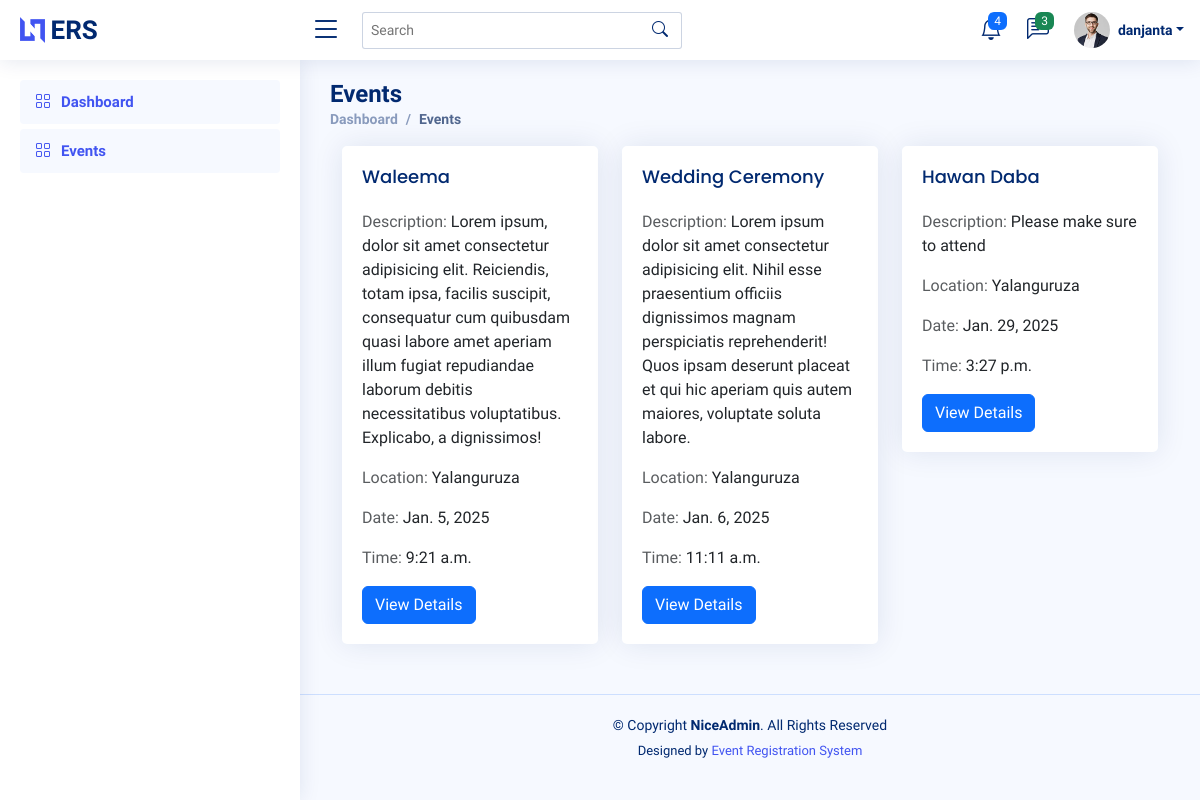
Screenshot of /events/ (signed in) with the database file from the repository.
### events/models.py (models this page shows, shortened)
class Event(models.Model):
    title = models.CharField(max_length=50)
    description = models.TextField()
    date = models.DateField()
    time = models.TimeField()
    location = models.CharField(max_length=200)
    max_participants = models.IntegerField()

### events/views.py (the view)
# urls.py: path('', views.event_lists, name='events'),
@login_required(login_url='/accounts/login')
def event_lists(request):
    events = Event.objects.all()
    is_registered = EventRegistration.objects.filter(user = request.user).exists()
    context = {'events':events, 'is_registered': is_registered}
    return render(request, 'events/index.html', context)

### templates/events/index.html
{% extends 'base.html' %}
{% block content %}
  <main id="main" class="main">
    {% if user.is_superuser %}
      <div class="pagetitle">
        <a href="{% url 'events:create' %}" class="btn btn-primary float-end">Create new event</a>
        <h1>Events</h1>
        <nav>
          <ol class="breadcrumb">
            <li class="breadcrumb-item">
              <a href="index.html">Dashboard</a>
            </li>
            <li class="breadcrumb-item active">Events</li>
          </ol>
        </nav>
      </div>
      <section class="section">
        <div class="row">
          <div class="col-lg-12">
            <div class="card">
              <div class="card-title p-3"></div>
              <div class="card-body">
                <table class="table datatable">
                  <thead>
                    <tr>
                      <th>Title</th>
                      <th data-type="date" data-format="YYYY/DD/MM">Date</th>
                      <th>Time</th>
                      <th>MAX Participants</th>
                      <th>Action</th>
                    </tr>
                  </thead>
                  <tbody>
                    {% for event in events %}
                      <tr>
                        <td>{{ event.title }}</td>
                        <td>{{ event.date }}</td>
                        <td>{{ event.time }}</td>
                        <td>{{ event.max_participants }}</td>
                        <td>
                          <a href="{% url 'events:update' event.id %}" class="btn btn-primary"><i class="bi bi-pencil"></i></a>
                          <a href="#" class="btn btn-info text-white" data-bs-toggle="modal" data-bs-target="#viewModal{{ event.id }}"><i class="bi bi-eye"></i></a>
                          <a href="#" class="btn btn-danger" data-bs-toggle="modal" data-bs-target="#deleteModal{{ event.id }}"><i class="bi bi-trash"></i></a>
                          <div class="modal fade" id="viewModal{{ event.id }}" tabindex="-1">
                            <div class="modal-dialog modal-dialog-centered">
                              <div class="modal-content">
                                <div class="modal-header">
                                  <h5 class="modal-title">{{ event.title }}</h5>
                                  <button type="button" class="btn-close" data-bs-dismiss="modal" aria-label="Close"></button>
                                </div>
                                <div class="modal-body">
                                  <h5 class="card-title">Description</h5>
                                  <p class="small fst-italic">{{ event.description }}</p>
                                  <h5 class="card-title">Event Details</h5>
                                  <div class="row">
                                    <div class="col-lg-3 col-md-4 label">Title</div>
                                    <div class="col-lg-9 col-md-8">{{ event.title }}</div>
                                  </div>
                                  <div class="row">
                                    <div class="col-lg-3 col-md-4 label">Date</div>
                                    <div class="col-lg-9 col-md-8">{{ event.date }}</div>
                                  </div>
                                  <div class="row">
                                    <div class="col-lg-3 col-md-4 label">Time</div>
                                    <div class="col-lg-9 col-md-8">{{ event.time }}</div>
                                  </div>
                                  <div class="row">
                                    <div class="col-lg-3 col-md-4 label">Location</div>
                                    <div class="col-lg-9 col-md-8">{{ event.location }}</div>
                                  </div>
                                  <div class="row">
                                    <div class="col-lg-3 col-md-4 label">Participants</div>
                                    <div class="col-lg-9 col-md-8">{{ event.max_participants }}</div>
                                  </div>
                                </div>
                                <div class="modal-footer">
                                  <button type="button" class="btn btn-secondary" data-bs-dismiss="modal">Close</button>
                                </div>
                              </div>
                            </div>
                          </div>
                          <div class="modal fade" id="deleteModal{{ event.id }}" tabindex="-1">
                            <div class="modal-dialog modal-dialog-centered">
                              <div class="modal-content">
                                <div class="modal-header">
                                  <h5 class="modal-title">Delete Event</h5>
                                  <button type="button" class="btn-close" data-bs-dismiss="modal" aria-label="Close"></button>
                                </div>
                                <div class="modal-body">Are you sure you want to delete this event?</div>
                                <div class="modal-footer">
                                  <button type="button" class="btn btn-primary" data-bs-dismiss="modal">No</button>
                                  <form action="{% url 'events:delete' event.id %}" method="post">
                                    {% csrf_token %}
                                    <button type="submit" class="btn btn-danger" data-bs-dismiss="modal">Delete</button>
                                  </form>
                                </div>
                              </div>
                            </div>
                          </div>
                        </td>
                      </tr>
                    {% endfor %}
                  </tbody>
                </table>
              </div>
            </div>
          </div>
        </div>
      </section>
    {% else %}
      <div class="pagetitle">
        <h1>Events</h1>
        <nav>
          <ol class="breadcrumb">
            <li class="breadcrumb-item">
              <a href="index.html">Dashboard</a>
            </li>
            <li class="breadcrumb-item active">Events</li>
          </ol>
        </nav>
      </div>
      <div class="container">
        <div class="row">
          {% for event in events %}
            <div class="col-md-4">
              <div class="card">
                <div class="card-body">
                  <h5 class="card-title">{{ event.title }}</h5>
                  <p>
                    <span class="text-muted">Description: </span>{{ event.description }}
                  </p>
                  <p>
                    <span class="text-muted">Location: </span>{{ event.location }}
                  </p>
                  <p>
                    <span class="text-muted">Date: </span>{{ event.date }}
                  </p>
                  <p>
                    <span class="text-muted">Time: </span>{{ event.time }}
                  </p>
                  <a href="{% url "events:event_detail" event.id %}" class="btn btn-primary">View Details</a>
                </div>
              </div>
            </div>
          {% endfor %}
        </div>
      </div>
    {% endif %}
  </main>
{% endblock %}

### templates/_header.html (shortened to what this page needs)
{% load static %}
<header id="header" class="header fixed-top d-flex align-items-center">
    <div class="d-flex align-items-center justify-content-between">
      <a href="index.html" class="logo d-flex align-items-center">
        <img src="{% static 'img/logo.png' %}" alt="">
        <span class="d-none d-lg-block">ERS</span>
      </a>
      <i class="bi bi-list toggle-sidebar-btn"></i>
    </div>
    <div class="search-bar">
      <form class="search-form d-flex align-items-center" method="POST" action="#">
        <input type="text" name="query" placeholder="Search" title="Enter search keyword">
        <button type="submit" title="Search"><i class="bi bi-search"></i></button>
      </form>
    </div>
    <nav class="header-nav ms-auto">
      <ul class="d-flex align-items-center">
        <li class="nav-item dropdown">
          <a class="nav-link nav-icon" href="#" data-bs-toggle="dropdown">
            <i class="bi bi-bell"></i>
            <span class="badge bg-primary badge-number">4</span>
          </a>
        </li>
        <li class="nav-item dropdown">
          <a class="nav-link nav-icon" href="#" data-bs-toggle="dropdown">
            <i class="bi bi-chat-left-text"></i>
            <span class="badge bg-success badge-number">3</span>
          </a>
        </li>
        <li class="nav-item dropdown pe-3">
          <a class="nav-link nav-profile d-flex align-items-center pe-0" href="#" data-bs-toggle="dropdown">
            <img src="{% static 'img/profile-img.jpg' %} " alt="Profile" class="rounded-circle">
            <span class="d-none d-md-block dropdown-toggle ps-2">{{ request.user }}</span>
          </a>
        </li>
      </ul>
    </nav>
  </header>

### static/css/style.css (style rules this page uses)
:root { scroll-behavior: smooth; }
body { font-family: "Open Sans", sans-serif; background: #f6f9ff; color: #444444; }
a { color: #4154f1; text-decoration: none; }
h1, h2, h3, h4, h5, h6 { font-family: "Nunito", sans-serif; }
#main { margin-top: 60px; padding: 20px 30px; transition: all 0.3s; }
.pagetitle { margin-bottom: 10px; }
.pagetitle h1 { font-size: 24px; margin-bottom: 0; font-weight: 600; color: #012970; }
.card { margin-bottom: 30px; border: none; border-radius: 5px; box-shadow: 0px 0 30px rgba(1, 41, 112, 0.1); }
.card-title { padding: 20px 0 15px 0; font-size: 18px; font-weight: 500; color: #012970; font-family: "Poppins", sans-serif; }
.card-body { padding: 0 20px 20px 20px; }
.breadcrumb { font-size: 14px; font-family: "Nunito", sans-serif; color: #899bbd; font-weight: 600; }
.breadcrumb a { color: #899bbd; transition: 0.3s; }
.breadcrumb .breadcrumb-item::before { color: #899bbd; }
.breadcrumb .active { color: #51678f; font-weight: 600; }
.logo { line-height: 1; }
@media (min-width: 1200px) { .logo { width: 280px; } }
.logo img { max-height: 26px; margin-right: 6px; }
.logo span { font-size: 26px; font-weight: 700; color: #012970; font-family: "Nunito", sans-serif; }
.header { transition: all 0.5s; z-index: 997; height: 60px; box-shadow: 0px 2px 20px rgba(1, 41, 112, 0.1); background-color: #fff; padding-left: 20px; }
.header .toggle-sidebar-btn { font-size: 32px; padding-left: 10px; cursor: pointer; color: #012970; }
.header .search-bar { min-width: 360px; padding: 0 20px; }
.header .search-form { width: 100%; }
.header .search-form input { border: 0; font-size: 14px; color: #012970; border: 1px solid rgba(1, 41, 112, 0.2); padding: 7px 38px 7px 8px; border-radius: 3px; transition: 0.3s; width: 100%; }
.header .search-form button { border: 0; padding: 0; margin-left: -30px; background: none; }
.header .search-form button i { color: #012970; }
.header-nav ul { list-style: none; }
.header-nav>ul { margin: 0; padding: 0; }
.header-nav .nav-icon { font-size: 22px; color: #012970; margin-right: 25px; position: relative; }
.header-nav .nav-profile { color: #012970; }
.header-nav .nav-profile img { max-height: 36px; }
.header-nav .nav-profile span { font-size: 14px; font-weight: 600; }
.header-nav .badge-number { position: absolute; inset: -2px -5px auto auto; font-weight: normal; font-size: 12px; padding: 3px 6px; }
@media (min-width: 1200px) { #main, #footer { margin-left: 300px; } }

### rows the page displays
Event: title "Waleema", description "Lorem ipsum, dolor sit amet consectetur adipisicing elit. Reiciendis, totam ipsa, facilis suscipit, consequatur cum quibusdam quasi labore amet aperiam illum fugiat repudiandae laborum debitis necessitatibus voluptatibus. Explicabo, a dignissimos!", location "Yalanguruza", date "Jan. 5, 2025", time "9:21 a.m."
Event: title "Wedding Ceremony", description "Lorem ipsum dolor sit amet consectetur adipisicing elit. Nihil esse praesentium officiis dignissimos magnam perspiciatis reprehenderit! Quos ipsam deserunt placeat et qui hic aperiam quis autem maiores, voluptate soluta labore.", location "Yalanguruza", date "Jan. 6, 2025", time "11:11 a.m."
Event: title "Hawan Daba", description "Please make sure to attend", location "Yalanguruza", date "Jan. 29, 2025", time "3:27 p.m."

### other values shown
{{ request.user }} "danjanta"
